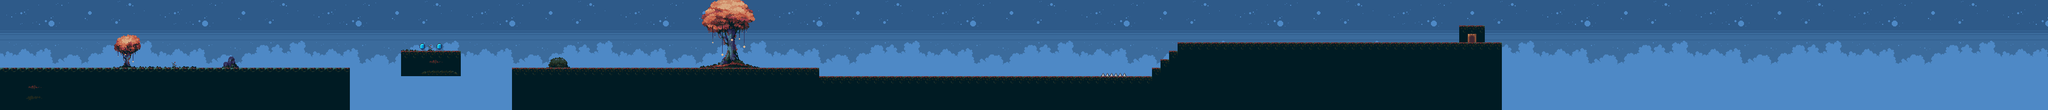

This game map was drawn from its Tiled (.tmx) file and the tilesets committed beside it. A one-line description and the trimmed map source follow:
An orthogonal 240x13 tile map with 16x16 px tiles, 2 tile layers (background, graphics), 4 tilesets and 12 objects.

<map version="1.5" tiledversion="1.6.0" orientation="orthogonal" renderorder="right-down" width="240" height="13" tilewidth="16" tileheight="16" infinite="0" nextlayerid="11" nextobjectid="36">
 <tileset firstgid="1" source="../StringStar.tsx" />
 <tileset firstgid="199" source="../background_0.tsx" />
 <tileset firstgid="397" source="../nature-paltformer-tileset-16x16.tsx" />
 <tileset firstgid="474" source="../tilesets/spikes.tsx" />
 <layer id="1" name="background" width="240" height="13">
  <data>[3120 cells, 3038 non-empty, 198 distinct tile ids]</data>
 </layer>
 <layer id="2" name="graphics" width="240" height="13">
  <data>[3120 cells, 987 non-empty, 100 distinct tile ids]</data>
 </layer>
 <objectgroup id="10" name="spike">
  <object id="35" x="2064" y="138" width="47.9956" height="5.99711" />
 </objectgroup>
 <objectgroup id="3" name="ground">
  <object id="5" x="-0.25" y="128.005" width="656.245" height="80.0013" />
  <object id="10" x="752.042" y="96.0026" width="111.958" height="47.9974" />
  <object id="21" x="960" y="127.993" width="576" height="80.0109" />
  <object id="27" x="1535.99" y="143.997" width="672.324" height="64.0028" />
  <object id="28" x="2160.11" y="128.082" width="48.2482" height="15.9946" />
  <object id="29" x="2192.03" y="96.0049" width="16.3124" height="16.0571" />
  <object id="30" x="2176.02" y="112.052" width="32.2689" height="16.0571" />
  <object id="31" x="2208.33" y="80.1159" width="607.725" height="127.894" />
 </objectgroup>
 <objectgroup id="9" name="end_hole">
  <object id="34" x="2752" y="64" width="16.0083" height="16.1021" />
 </objectgroup>
 <objectgroup id="6" name="gems">
  <object id="13" x="784.001" y="80.0005" width="15.9555" height="15.9961" />
  <object id="20" x="816.043" y="80.0005" width="15.9521" height="15.9983" />
 </objectgroup>
</map>
